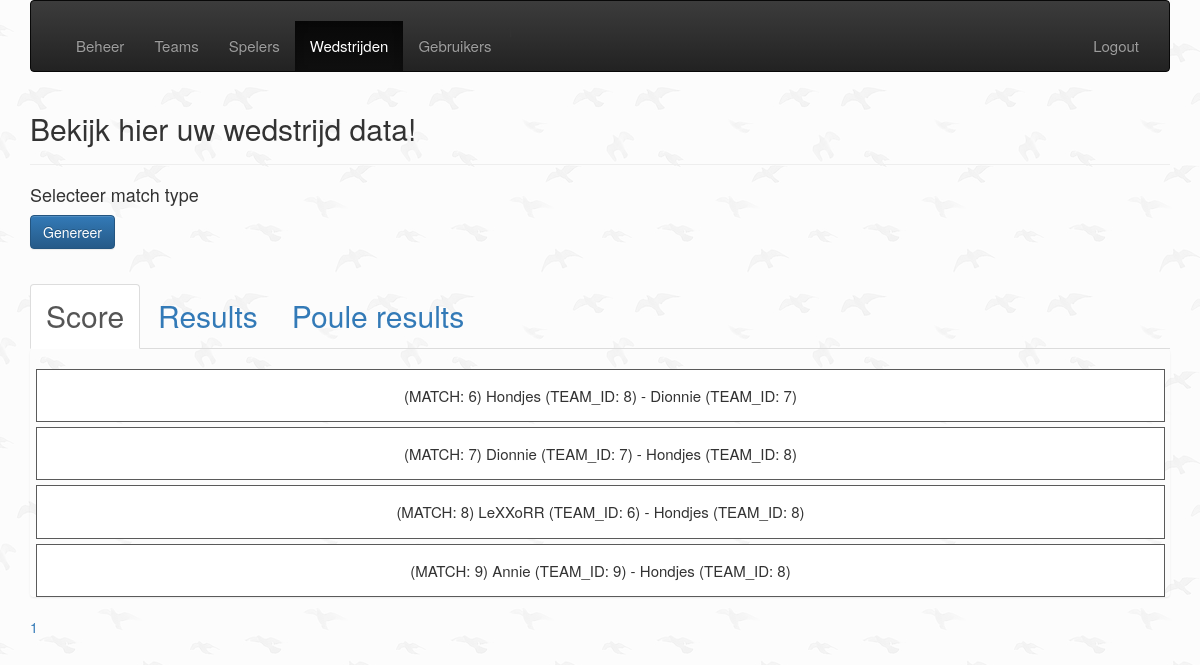
The page /public/createGame.php (signed in) on the database as committed earlier.
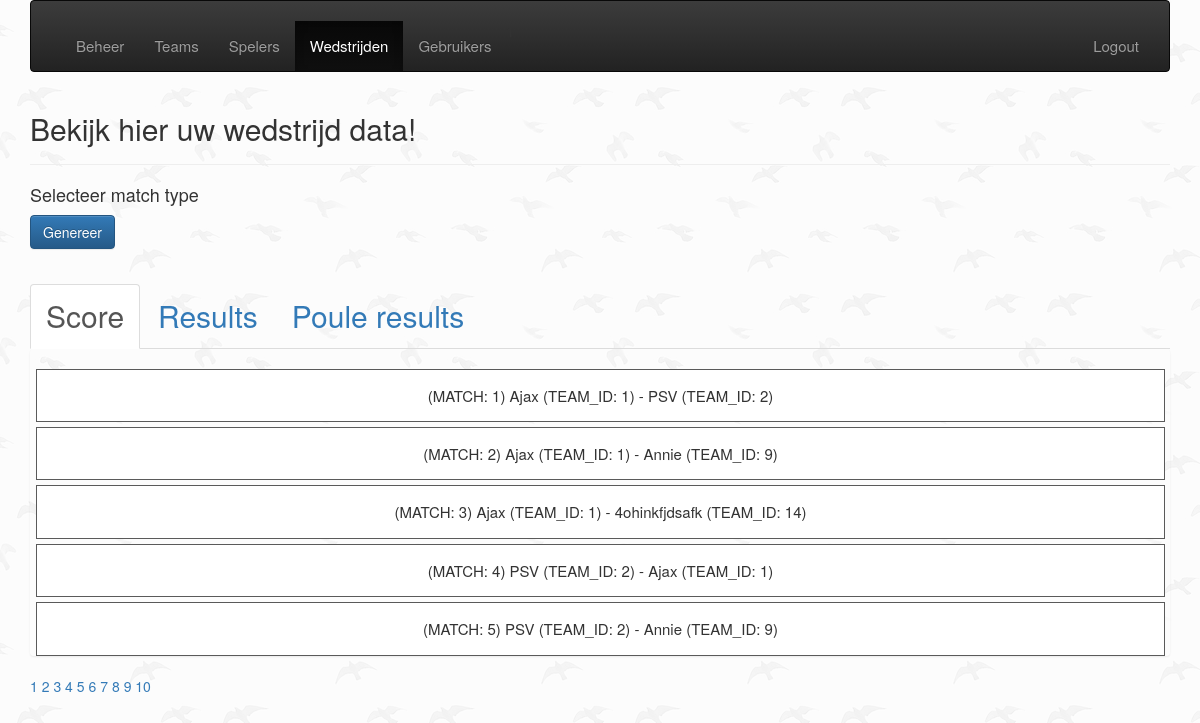
The same page on the database as committed later.
### tables this page shows
CREATE TABLE `tbl_matches` (
  `id` int(10) UNSIGNED NOT NULL,
  `team_id_a` int(10) UNSIGNED NOT NULL,
  `team_id_b` int(10) UNSIGNED NOT NULL,
  `score_team_a` int(10) UNSIGNED DEFAULT '0',
  `score_team_b` int(10) UNSIGNED DEFAULT '0',
  `isPlayed` tinyint(1) DEFAULT '0',
  `start_time` datetime DEFAULT NULL
);

CREATE TABLE `tbl_teams` (
  `id` int(11) UNSIGNED NOT NULL,
  `poule_id` int(11) NOT NULL DEFAULT '0',
  `name` varchar(255) NOT NULL,
  `points` int(3) DEFAULT '0',
  `created_at` datetime NOT NULL DEFAULT CURRENT_TIMESTAMP,
  `deleted_at` datetime DEFAULT NULL
);

### app/init.php (called while the page is built)
<?php
$navMenu = [
    [
        'label' => 'Beheer',
        'link'  => 'beheer.php',
        'level' => 1
    ],
    [
        'label' => 'Teams',
        'link'  => 'createTeam.php',
        'level' => 1
    ],
    [
        'label' => 'Spelers',
        'link'  => 'createPlayer.php',
        'level' => 1
    ],
    [
        'label' => 'Wedstrijden',
        'link'  => 'createGame.php',
        'level' => 1
    ],
    [
        'label' => 'Gebruikers',
        'link'  => 'createUser.php',
        'level' => 2
    ],
];

### public/createGame.php (the view, shortened to what the changed rows need)
<?php
require ('../app/database.php');
require ('header.php');
?>
    <header class="page-header">
        <h2>Bekijk hier uw wedstrijd data!</h2>
    </header>
    <div class="tab-content" id="tab-content">
        <div class="tab-pane active" id="score">
            <?php
            $page = isset($_GET['page'])?(int)$_GET['page'] : 1;
            $perPage = isset($_GET['per-page'])&& $_GET['per-page'] <=5 ?(int)$_GET['per-page'] : 5;
            $start = ($page > 1) ? ($page * $perPage) - $perPage : 0;
            $matches = $db_conn->prepare ("SELECT SQL_CALC_FOUND_ROWS * FROM tbl_matches WHERE isPlayed = FALSE LIMIT {$start},{$perPage}");
            $matches->execute();
            $matches = $matches->fetchAll(PDO::FETCH_ASSOC);
            $total = $db_conn->query("SELECT FOUND_ROWS() as total")->fetch()['total'];
            $pages = ceil($total /$perPage);
            $teams = $db_conn->prepare ("SELECT * FROM tbl_teams");
            $teams->execute();
            $teams = $teams->fetchAll(PDO::FETCH_ASSOC);
            ?>
            <ul class="list-group">
                <?php
                    foreach ($matches as $match)
                    {
                        $id = $match['id'];
                        $team_id_a = $match['team_id_a'];
                        $team_id_b = $match['team_id_b'];
                        foreach ($teams as $team) {
                            if ($team_id_a == $team['id']) {
                                $name_team_a    = $team['name'];
                                $id_team_a      = $team['id'];
                            }
                            else if ($team_id_b == $team['id'])
                            {
                                $name_team_b = $team['name'];
                                $id_team_b = $team['id'];
                            }
                            else
                            {
                                if (!isset($name_team_a) && !isset($id_team_a)) {
                                    $name_team_a    = "ERROR";
                                    $id_team_a      = "-1";
                                }
                                else if (!isset($name_team_b) && !isset($id_team_b)) {
                                    $name_team_b    = "ERROR";
                                    $id_team_b      = "-1";
                                }
                            }
                        }
                        echo "<ul class=\"agenda-item\">
                                  <form action=\"adjust_game.php\" method=\"GET\">
                                      <input type=\"hidden\" name=\"adjust\" value=\"{$match['id']}\">
                                      <input class=\"adjust\" type=\"submit\" value=\"adjust\">
                                         </form>
                                      <li>
                                        (MATCH: $id) $name_team_a (TEAM_ID: $id_team_a) - $name_team_b (TEAM_ID: $id_team_b)
                                      </li>
                                  </form>
                              </ul>";
                    }
                ?>
            </ul>
            <div class="pagenation">
                <?php  for ($x =1; $x <= $pages; $x++) :?>
                    <a href="?page=<?php echo $x; ?>&per-page=<?php echo $perPage ?>"><?php  echo $x; ?></a>
                <?php endfor; ?>
            </div>
        </div>
</div>
<?php
 require ('footer.php');
?>

### public/header.php (shortened to what the changed rows need)
<?php
    require_once __DIR__ . '/../app/init.php';
    function checkActiveUrl($url)
    {
        $requestedUrl = $_SERVER['REQUEST_URI'];
        $split = explode('/', $requestedUrl);
        if (end($split) === $url )
        {
            return true;
        }
        return false;
    }
?>
<!doctype html>
<html lang="en">
<head>
    <link rel="stylesheet" href="../css/main.css">
    <link rel="stylesheet" href="https://maxcdn.bootstrapcdn.com/bootstrap/3.3.7/css/bootstrap.min.css"
>
    <link rel="stylesheet" href="https://maxcdn.bootstrapcdn.com/bootstrap/3.3.7/css/bootstrap-theme.min.css"
>
</head>
<body>
    <div class="container">
        <nav class="navbar navbar-inverse">
            <div class="container-fluid">
                <div class="collapse navbar-collapse" id="bs-example-navbar-collapse-1">
                    <ul class="nav navbar-nav">
                        <?php foreach($navMenu as $item): ?>
                            <?php if($item['level'] <= $_SESSION['adminLevel'] ): ?>
                                <li class="<?php echo checkActiveUrl($item['link']) ? 'active' : '' ?>" role="presentation"><a href="<?= $item['link']; ?>"> <?= $item['label']; ?> </a></li>
                            <?php endif; ?>
                        <?php endforeach; ?>
                    </ul>
                </div>
            </div>
        </nav>

Rows that differ between the two databases and show on the page:
no longer on this page (row edited): tbl_matches: id "6", team_id_a.name "Hondjes", team_id_a "8", team_id_b.name "Dionnie", team_id_b "7"
no longer on this page (row edited): tbl_matches: id "7", team_id_a.name "Dionnie", team_id_a "7", team_id_b.name "Hondjes", team_id_b "8"
no longer on this page (row edited): tbl_matches: id "8", team_id_a.name "LeXXoRR", team_id_a "6", team_id_b.name "Hondjes", team_id_b "8"
no longer on this page (row edited): tbl_matches: id "9", team_id_a.name "Annie", team_id_a "9", team_id_b.name "Hondjes", team_id_b "8"
now on this page (row edited): tbl_matches: id "1", team_id_a.name "Ajax", team_id_a "1", team_id_b.name "PSV", team_id_b "2"
now on this page (row edited): tbl_matches: id "2", team_id_a.name "Ajax", team_id_a "1", team_id_b.name "Annie", team_id_b "9"
now on this page (row edited): tbl_matches: id "3", team_id_a.name "Ajax", team_id_a "1", team_id_b.name "4ohinkfjdsafk", team_id_b "14"
now on this page (row edited): tbl_matches: id "4", team_id_a.name "PSV", team_id_a "2", team_id_b.name "Ajax", team_id_b "1"
now on this page (row edited): tbl_matches: id "5", team_id_a.name "PSV", team_id_a "2", team_id_b.name "Annie", team_id_b "9"
Other text that changed with them:
new list line: "2"
new list line: "3"
new list line: "4"
new list line: "5"
new list line: "6"
new list line: "7"
new list line: "8"
new list line: "9"
new list line: "10"
